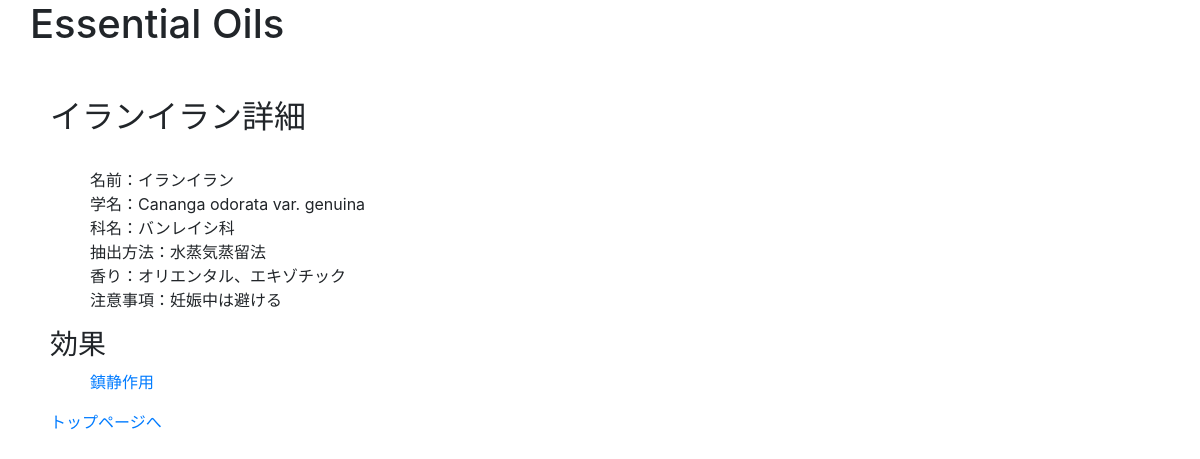
Before: /oil_detail_for_user.php?id=2 with the older database file.
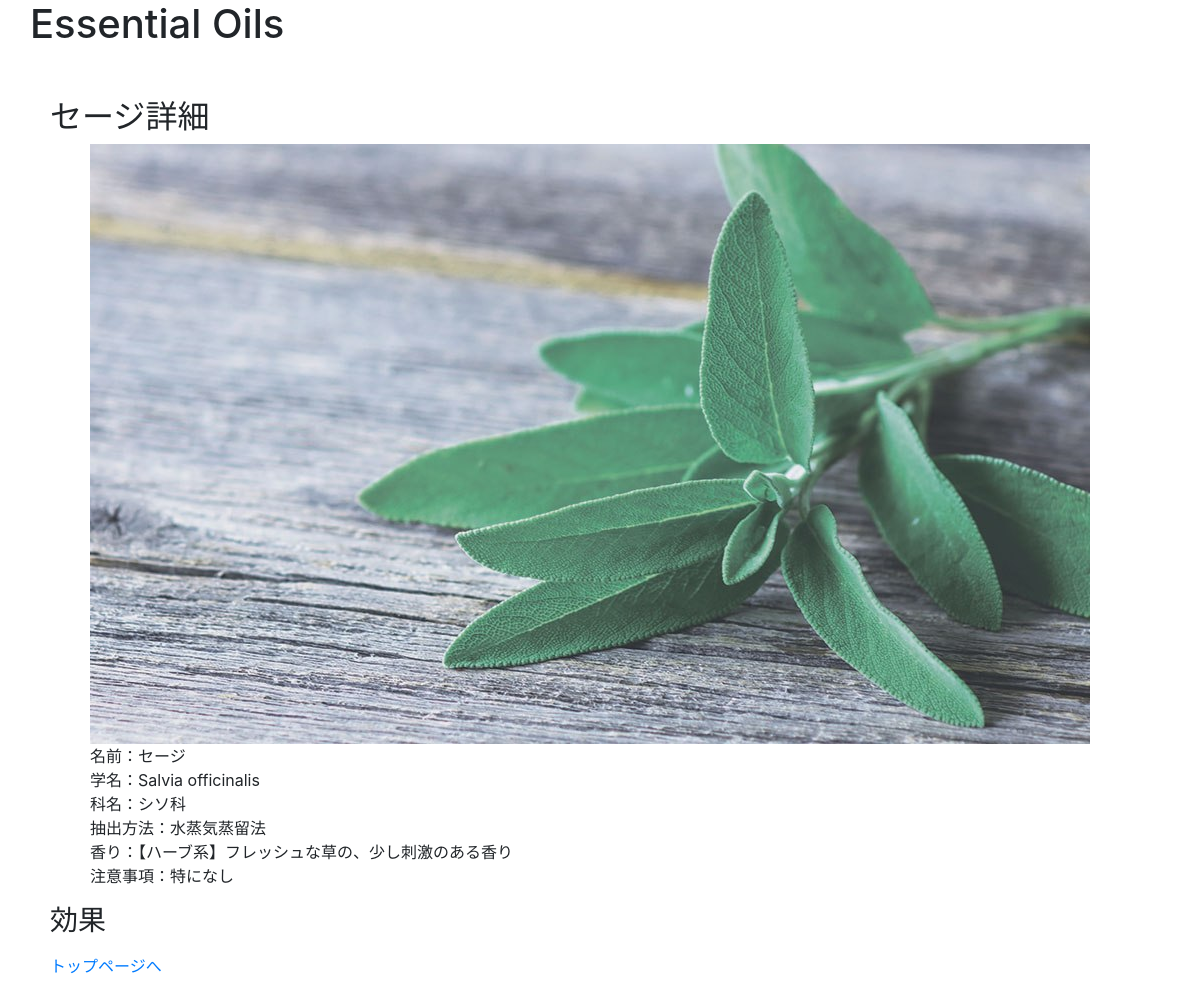
After: the same page with the newer database file.
### tables this page shows
CREATE TABLE `essential_oils` (
  `id` int(11) NOT NULL AUTO_INCREMENT,
  `name` varchar(255) NOT NULL,
  `scientific_name` varchar(255) NOT NULL,
  `plant_name` varchar(255) NOT NULL,
  `extraction` varchar(255) NOT NULL,
  `aroma` varchar(255) NOT NULL,
  `caution` varchar(255) NOT NULL,
  `english_name` varchar(255) NOT NULL,
  `user_id` int(11) NOT NULL,
  `image` varchar(255) NOT NULL,
  `created_at` timestamp NOT NULL DEFAULT CURRENT_TIMESTAMP,
  PRIMARY KEY (`id`),
  KEY `user_id` (`user_id`),
  CONSTRAINT `essential_oils_ibfk_1` FOREIGN KEY (`user_id`) REFERENCES `users` (`id`) ON DELETE CASCADE ON UPDATE CASCADE
);

CREATE TABLE `effects` (
  `id` int(11) NOT NULL AUTO_INCREMENT,
  `effect` varchar(255) NOT NULL,
  `content` varchar(255) NOT NULL,
  `caution` varchar(255) NOT NULL,
  `user_id` int(11) NOT NULL,
  `created_at` timestamp NOT NULL DEFAULT CURRENT_TIMESTAMP,
  PRIMARY KEY (`id`),
  KEY `user_id` (`user_id`),
  CONSTRAINT `effects_ibfk_1` FOREIGN KEY (`user_id`) REFERENCES `users` (`id`) ON DELETE CASCADE ON UPDATE CASCADE
);

### oil_detail_for_user.php (called while the page is built, shortened)
<?php
    require_once 'DAOs/OilDAO.php';
    require_once 'DAOs/EffectDAO.php';
    $id = $_GET['id'];
    $oil = OilDAO::find($id);
    $effects = EffectDAO::get_all_effects_by_oil_id($id);
    include_once 'views/oil_detail_for_user_view.php';

### DAOs/OilDAO.php (called while the page is built, shortened)
<?php
    class OilDAO {
        private static function get_connection(){
            $options = array(
                PDO::ATTR_ERRMODE => PDO::ERRMODE_EXCEPTION,
                PDO::ATTR_DEFAULT_FETCH_MODE => PDO::FETCH_CLASS,
                PDO::MYSQL_ATTR_INIT_COMMAND => 'SET NAMES utf8'
            );
            $pdo = new PDO('mysql:host=localhost;dbname=Eoil_app', 'root', '', $options);
            return $pdo;
        }
        public static function find($id){
             try{
                $pdo = self::get_connection();
                $stmt = $pdo->prepare('SELECT * FROM essential_oils WHERE id=:id');
                $stmt->bindValue(':id', $id, PDO::PARAM_INT);
                $stmt->execute();
                $stmt->setFetchMode(PDO::FETCH_CLASS|PDO::FETCH_PROPS_LATE, 'Oil');
                $oil = $stmt->fetch();
            }catch(PDOException $e){
            }finally{
                self::close_connection($pdo, $stmt);
            }
            return $oil;
        }
    }

### DAOs/EffectDAO.php (called while the page is built, shortened)
<?php
    class EffectDAO {
        private static function get_connection(){
            $options = array(
                PDO::ATTR_ERRMODE => PDO::ERRMODE_EXCEPTION,
                PDO::ATTR_DEFAULT_FETCH_MODE => PDO::FETCH_CLASS,
                PDO::MYSQL_ATTR_INIT_COMMAND => 'SET NAMES utf8'
            );
            $pdo = new PDO('mysql:host=localhost;dbname=Eoil_app', 'root', '', $options);
            return $pdo;
        }
        private static function close_connection($pdo, $stmt){
            $pdo = null;
            $stmt = null;
        }
        public static function get_effect($id){
             try{
                $pdo = self::get_connection();
                $stmt = $pdo->prepare('SELECT * FROM effects WHERE id=:id');
                $stmt->bindValue(':id', $id, PDO::PARAM_INT);
                $stmt->execute();
                $stmt->setFetchMode(PDO::FETCH_CLASS|PDO::FETCH_PROPS_LATE, 'Effect');
                $effect = $stmt->fetch();
            }catch(PDOException $e){
            }finally{
                self::close_connection($pdo, $stmt);
            }
            return $effect;
        }
        public static function get_all_effects_by_oil_id($oil_id){
             try{
                $pdo = self::get_connection();
                $stmt = $pdo->prepare('SELECT * FROM relations WHERE oil_id=:oil_id');
                $stmt->bindValue(':oil_id', $oil_id, PDO::PARAM_INT);
                $stmt->execute();
                $stmt->setFetchMode(PDO::FETCH_CLASS|PDO::FETCH_PROPS_LATE, 'Relation');
                $relations = $stmt->fetchAll();
                $effects = array();
                foreach($relations as $relation){
                    $effect = self::get_effect($relation->effect_id);
                    $effects[] = $effect;
                }
            }catch(PDOException $e){
            }finally{
                self::close_connection($pdo, $stmt);
            }
            return $effects;
        }
    }

### views/oil_detail_for_user_view.php (the view, shortened to what this page needs)
<!DOCTYPE html>
<html lang="ja">
    <head>
        <link rel="stylesheet" href="https://stackpath.bootstrapcdn.com/bootstrap/4.3.1/css/bootstrap.min.css">
        <link rel="stylesheet" href="css/style.css">
    </head>
    <body>
        <h1>Essential Oils</h1>
        <div class="essential_oils">
            <h2><?= $oil->name ?>詳細</h2>
            <ul>
                <li><img src="<?= $oil->image ?>"></li>
                <li>名前：<?= $oil->name ?></li>
                <li>学名：<?= $oil->scientific_name ?></li>
                <li>科名：<?= $oil->plant_name ?></li>
                <li>抽出方法：<?= $oil->extraction ?></li>
                <li>香り：<?= $oil->aroma ?></li>
                <li>注意事項：<?= $oil->caution ?></li>
            </ul>
            <h3>効果</h3>
            <ul>
            <?php foreach($effects as $effect): ?>
                <li><a href="effect_detail_for_user.php?id=<?= $effect->id ?>"><?= $effect->effect ?></a></li>
            <?php endforeach; ?>
            </ul>
            <p1><a href="mypage_top.php">トップページへ</a></p1>
        </div>
    </body>
</html>

Changed rows visible on the page:
no longer on this page (row edited): effects: effect "鎮静作用"
changed essential_oils "水蒸気蒸留法": name "イランイラン" → "セージ"; image: picture added; scientific_name "Cananga odorata var. genuina" → "Salvia officinalis"; plant_name "バンレイシ科" → "シソ科"; aroma "オリエンタル、エキゾチック" → "【ハーブ系】フレッシュな草の、少し刺激のある香り"; caution "妊娠中は避ける" → "特になし"
